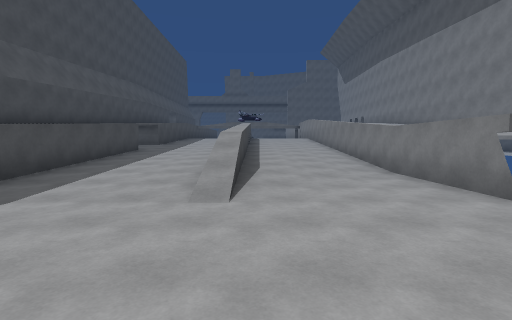
view 1 (above)

18 first-person views from a walk through a scene from a Unity 3-D project. The camera is 1.5 m above the floor, tilts 4° down and sees 85° across. The floor is counted in squares, 2 m on a side. Each view is taken from the middle of a square. On the plan, view 1 faces up. The plan holds only what a view shows up to about 10 squares ahead; the rest is blank. The place goes on beyond the plan.

view 2
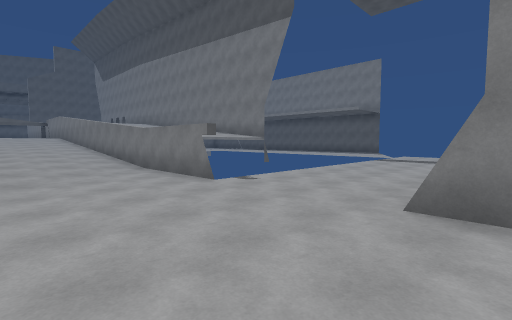

view 3
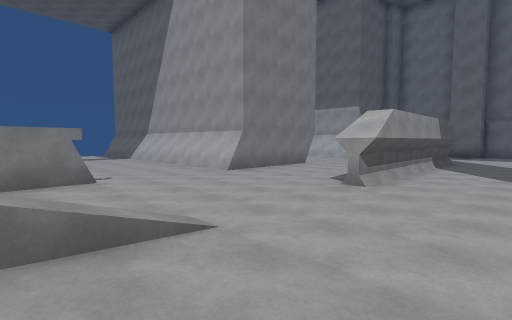

view 4
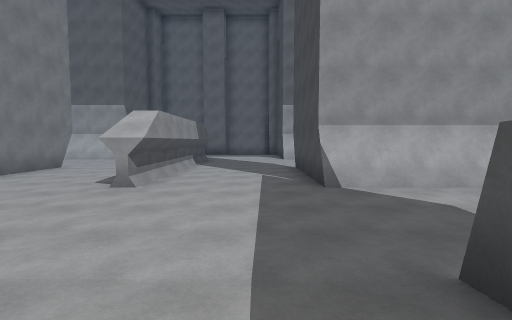

view 5
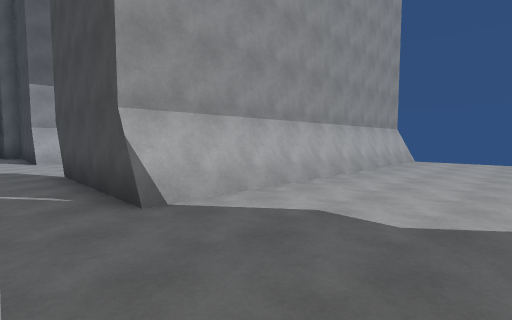

view 6
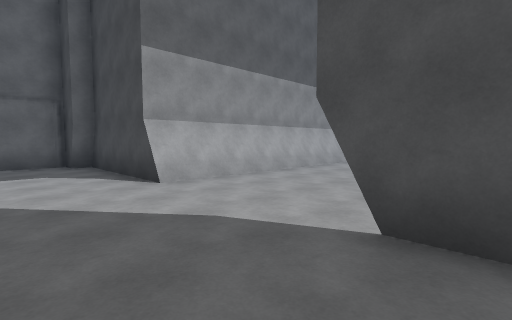

view 7
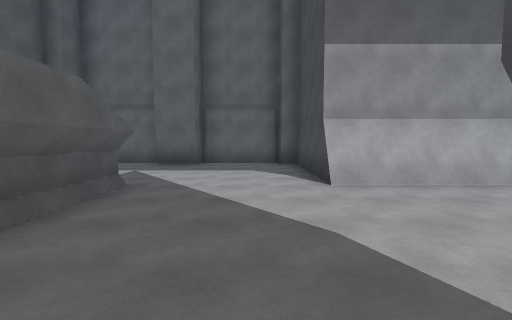

view 8
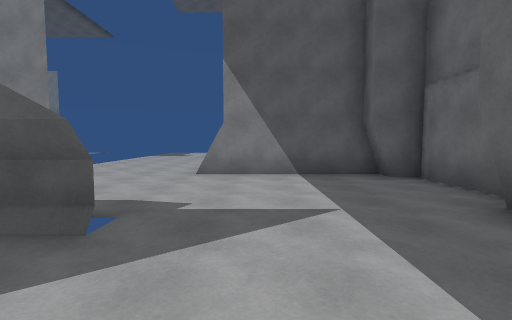

view 9
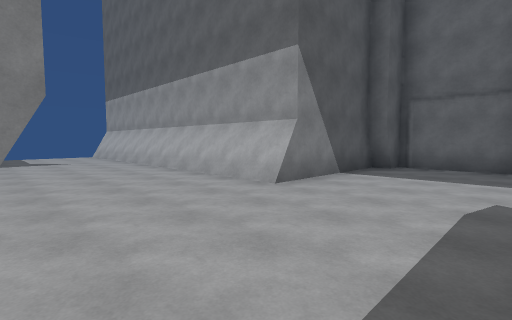

view 10
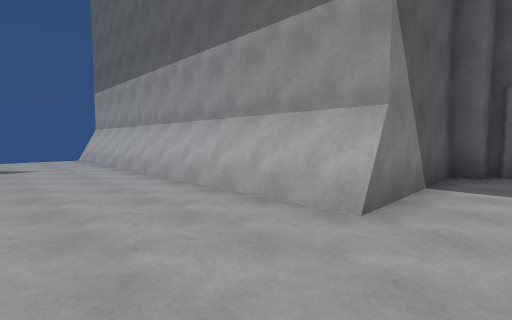

view 11
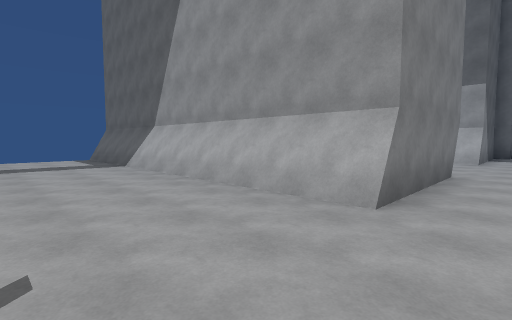

view 12
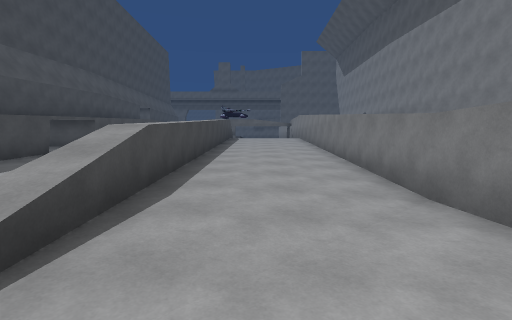

view 13
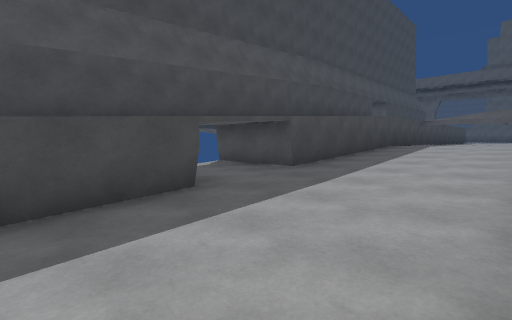

view 14
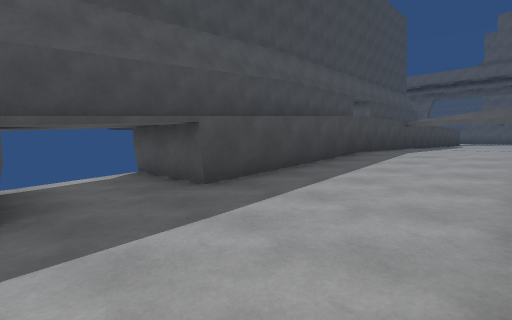

view 15
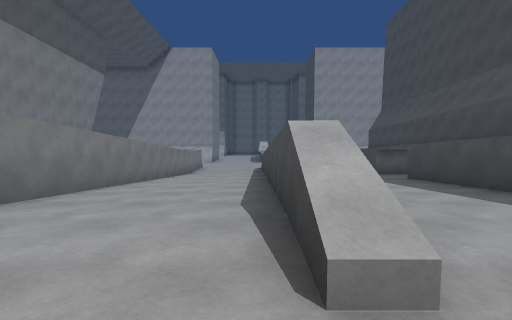

view 16
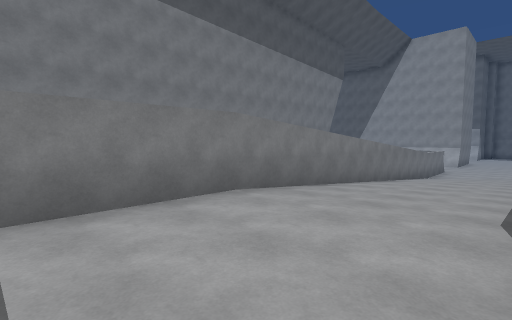

view 17
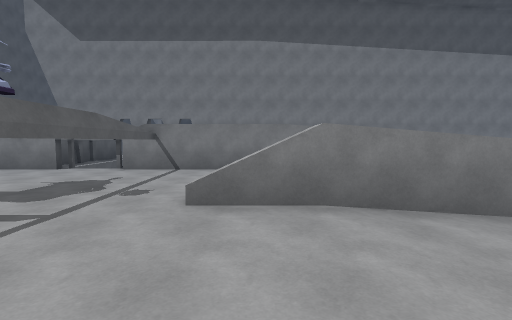

view 18
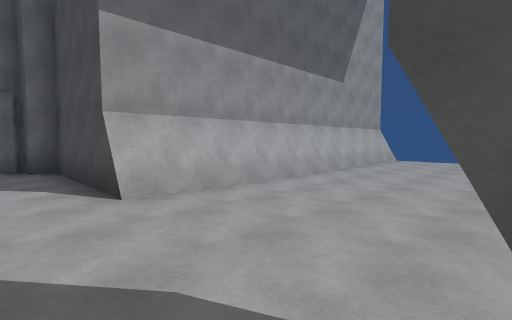

### Floor plan
Key: @ floor where view 1 was taken; # wall or solid block; x gap in a wall; . main floor; : floor 1 m higher than the main floor; + floor 1.75 m higher than the main floor; / step, stairs or slope; ^ raised ledge.
Columns run from 14 left of view 1 to 13 right of it. Each row starts with its distance up from view 1.
 21           #########
 20          ^++++++++^
 19          ^+++/++++^
 18          ^+++//+++^
 17          ^+++//+++^
 16          ^////////^
 15          ^////////^
 14          ^////////^
 13         #^////////^
 12        x::////////^
 11         ::////////^
 10         ^^////////^
  9          ^////////^
  8          ^////////^
  7          ^////////^
  6          ^///////.^
  5          ^//////..^
  4          ^.../....^
  3   ........#...............
  2  ...........................
  1  ...........................
  0 ##########....@...##########
 -1         ##...#....##
 -2          #...# ...#
 -3          #...# ...#
 -4        ...#..#....#.....
 -5   ...........#..............
 -6  ............#..............
 -7  ............#..............
 -8  #########........##########
 -9          #........#
-10          #........#
-11          #........#
-12          ##..##..##
-13           ########

Positions as (right, up) in squares from view 1, and headings:
1: (0, 0), facing up
2: (0, -1), facing up-right
3: (-3, 5), facing down-right
4: (-3, 5), facing down
5: (-3, 3), facing down-left
6: (-2, -3), facing down-left
7: (-3, -3), facing down
8: (-3, -9), facing right
9: (0, -4), facing down-right
10: (2, -5), facing down-right
11: (2, 3), facing down-right
12: (1, 3), facing up
13: (-1, 8), facing up-left
14: (-1, 10), facing up-left
15: (0, 20), facing down
16: (0, 20), facing down-right
17: (-4, 18), facing right
18: (-3, -4), facing down-left
